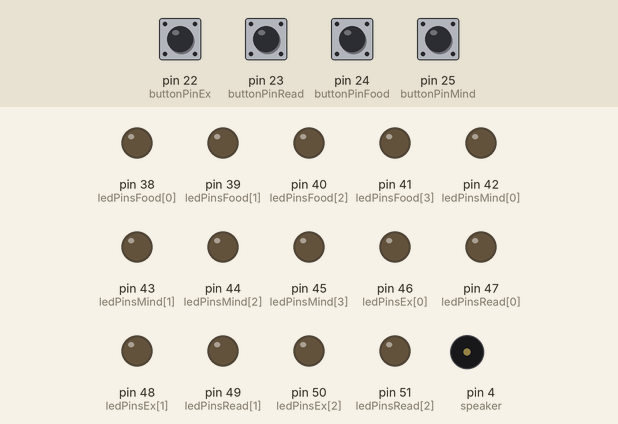
This sketch was run on a simulated Arduino Mega 2560, built with avr-gcc and run on an emulated ATmega2560. Parts: output pins drawn as LEDs (lit = HIGH), buzzer (waves = sounding). The inputs (shaded band) are chosen by the test bench; at power-on: pin 22 (buttonPinEx), pin 23 (buttonPinRead), pin 24 (buttonPinFood), pin 25 (buttonPinMind) HIGH.

Above: at 1.2 s.
1.3 s: pin 22 (buttonPinEx) pulled LOW for 0.15 s
At 2.1 s:
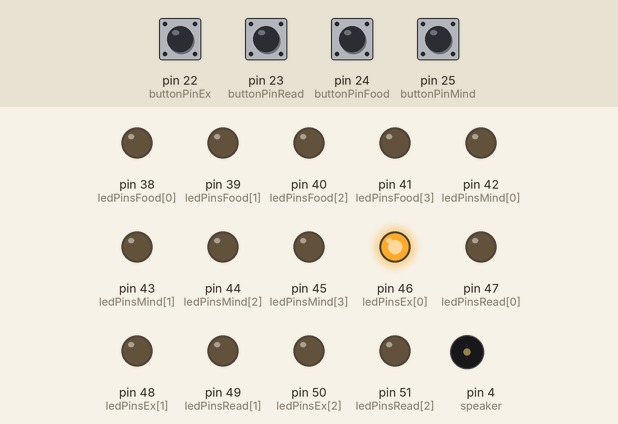
2.9 s: pin 23 (buttonPinRead) pulled LOW for 0.15 s
At 3.4 s:
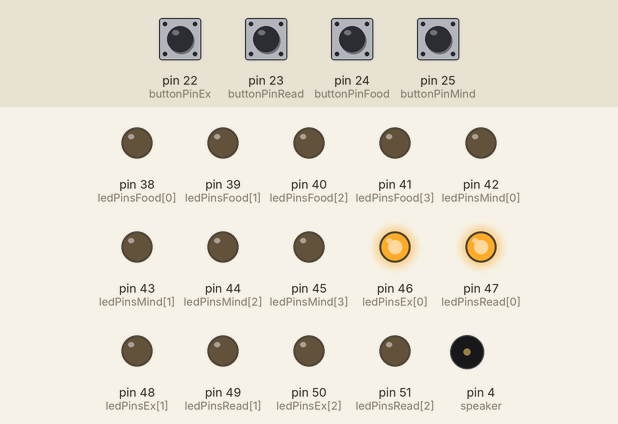
4.5 s: pin 24 (buttonPinFood) pulled LOW for 0.15 s
At 5.7 s:
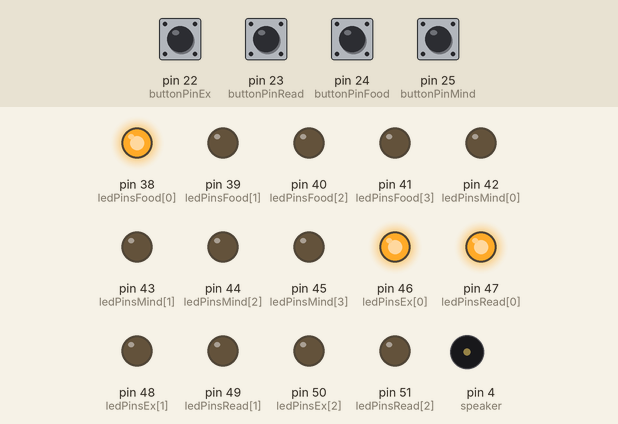
6.1 s: pin 25 (buttonPinMind) pulled LOW for 0.15 s
At 7.0 s:
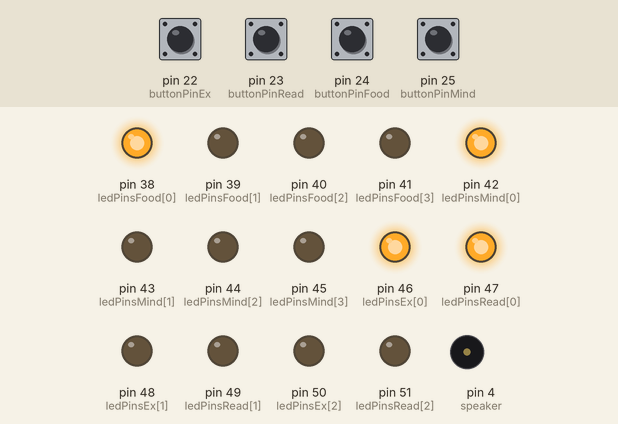
7.7 s: pin 22 (buttonPinEx) pulled LOW for 1 s
At 8.6 s:
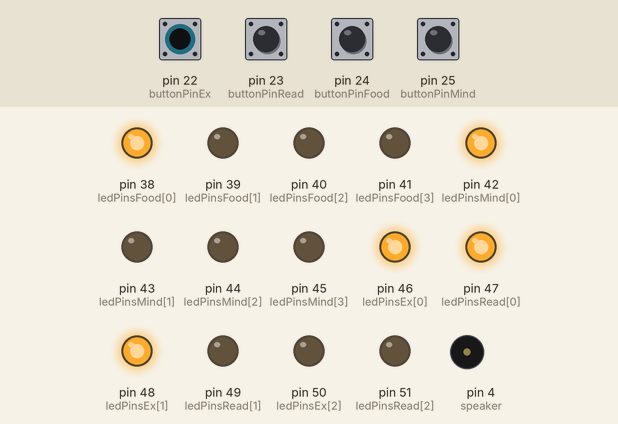
10.2 s: pin 23 (buttonPinRead) pulled LOW for 1 s
At 11.7 s:
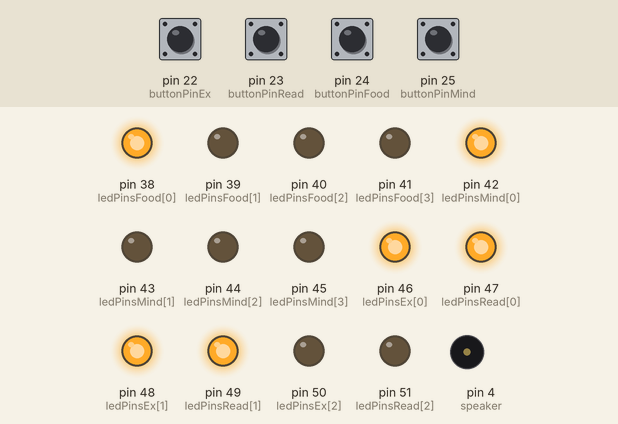
Timing chart, 0 to 13.2 s (numbered marks = the images above; inputs shaded):
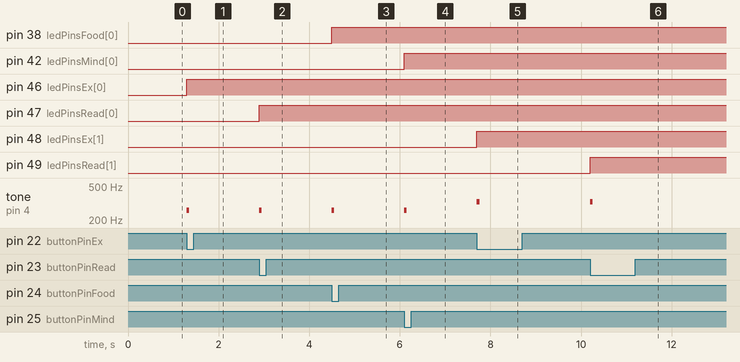

The sketch:

Habit_Tracker.ino
```cpp
const int buttonPinEx = 22;
const int buttonPinRead = 23;
const int buttonPinMind = 25;
const int buttonPinFood = 24;
const int ledPinsEx[] = { 46, 48, 50, 52 };
const int ledPinsRead[] = { 47, 49, 51, 53};
const int ledPinsMind[] = { 42, 43, 44, 45 };
const int ledPinsFood[] = { 38, 39, 40, 41 };
int currentLedEx = 0;
int currentLedRead = 0;
int currentLedMind = 0;
int currentLedFood = 0;
bool isOnEx = false;
bool isOnRead = false;
bool isOnMind = false;
bool isOnFood = false;
int speaker = 4;

void setup() {

  pinMode(buttonPinEx, INPUT_PULLUP);
  for (int i = 0; i < 4; i++) {
    pinMode(ledPinsEx[i], OUTPUT);
    digitalWrite(ledPinsEx[i], LOW);
  }

  pinMode(buttonPinRead, INPUT_PULLUP);
  for (int i = 0; i < 4; i++) {
    pinMode(ledPinsRead[i], OUTPUT);
    digitalWrite(ledPinsRead[i], LOW);
  }

  pinMode(buttonPinMind, INPUT_PULLUP);
  for (int i = 0; i < 4; i++) {
    pinMode(ledPinsMind[i], OUTPUT);
    digitalWrite(ledPinsMind[i], LOW);
  }

  pinMode(buttonPinFood, INPUT_PULLUP);
  for (int i = 0; i < 4; i++) {
    pinMode(ledPinsFood[i], OUTPUT);
    digitalWrite(ledPinsFood[i], LOW);
  }
}

void loop() {
  int buttonStateEx = digitalRead(buttonPinEx);
  int buttonStateRead = digitalRead(buttonPinRead);
  int buttonStateMind = digitalRead(buttonPinMind);
  int buttonStateFood = digitalRead(buttonPinFood);

  // EXERCIZE -------------------------------------
  if (buttonStateEx == LOW && !isOnEx) {
    isOnEx = true;
    digitalWrite(ledPinsEx[currentLedEx], HIGH);
    if (currentLedEx == 0) {
      tone(speaker, 261.6, 50);
    } else if (currentLedEx == 1) {
      tone(speaker, 329.6, 60);
    } else if (currentLedEx == 2) {
      tone(speaker, 392, 50);
    } else if (currentLedEx == 3) {
      tone(speaker, 532.2, 50);
    }
    if (currentLedEx == 3) {
      delay(800);
      fanfare();
    }
    currentLedEx = (currentLedEx + 1);  // Increase modulo to 5 for reset

    delay(100);
  } else if (buttonStateEx == HIGH && isOnEx) {
    isOnEx = false;
    delay(100);
  }

  // Check if the button was pressed five times to reset
  if (currentLedEx == 5 && !isOnEx) {
    for (int i = 0; i < 4; i++) {
      digitalWrite(ledPinsEx[i], LOW);  // Turn off all LEDs
    }
    currentLedEx = 0;  // Reset the LED sequence
  }

  // READ -------------------------------------
  if (buttonStateRead == LOW && !isOnRead) {
    isOnRead = true;
    digitalWrite(ledPinsRead[currentLedRead], HIGH);
    if (currentLedRead == 0) {
      tone(speaker, 261.6, 50);
    } else if (currentLedRead == 1) {
      tone(speaker, 329.6, 60);
    } else if (currentLedRead == 2) {
      tone(speaker, 392, 50);
    } else if (currentLedRead == 3) {
      tone(speaker, 532.2, 50);
    }
    if (currentLedRead == 3) {
      delay(800);
      fanfare();
    }
    currentLedRead = (currentLedRead + 1);  // Increase modulo to 5 for reset

    delay(100);
  } else if (buttonStateRead == HIGH && isOnRead) {
    isOnRead = false;
    delay(100);
  }

  // Check if the button was pressed five times to reset
  if (currentLedRead == 5 && !isOnRead) {
    for (int i = 0; i < 4; i++) {
      digitalWrite(ledPinsRead[i], LOW);  // Turn off all LEDs
    }
    currentLedRead = 0;  // Reset the LED sequence
  }

  // MIND -------------------------------------
  if (buttonStateMind == LOW && !isOnMind) {
    isOnMind = true;
    digitalWrite(ledPinsMind[currentLedMind], HIGH);
    if (currentLedMind == 0) {
      tone(speaker, 261.6, 50);
    } else if (currentLedMind == 1) {
      tone(speaker, 329.6, 60);
    } else if (currentLedMind == 2) {
      tone(speaker, 392, 50);
    } else if (currentLedMind == 3) {
      tone(speaker, 532.2, 50);
    }
    if (currentLedMind == 3) {
      delay(800);
      fanfare();
    }
    currentLedMind = (currentLedMind + 1);  // Increase modulo to 5 for reset

    delay(100);
  } else if (buttonStateMind == HIGH && isOnMind) {
    isOnMind = false;
    delay(100);
  }

  // Check if the button was pressed five times to reset
  if (currentLedMind == 5 && !isOnMind) {
    for (int i = 0; i < 4; i++) {
      digitalWrite(ledPinsMind[i], LOW);  // Turn off all LEDs
    }
    currentLedMind = 0;  // Reset the LED sequence
  }

  // FOOD -------------------------------------
  if (buttonStateFood == LOW && !isOnFood) {
    isOnFood = true;
    digitalWrite(ledPinsFood[currentLedFood], HIGH);
    if (currentLedFood == 0) {
      tone(speaker, 261.6, 50);
    } else if (currentLedFood == 1) {
      tone(speaker, 329.6, 60);
    } else if (currentLedFood == 2) {
      tone(speaker, 392, 50);
    } else if (currentLedFood == 3) {
      tone(speaker, 532.2, 50);
    }
    if (currentLedFood == 3) {
      delay(800);
      fanfare();
    }
    currentLedFood = (currentLedFood + 1);  // Increase modulo to 5 for reset

    delay(100);
  } else if (buttonStateFood == HIGH && isOnFood) {
    isOnFood = false;
    delay(100);
  }

  // Check if the button was pressed five times to reset
  if (currentLedFood == 5 && !isOnFood) {
    for (int i = 0; i < 4; i++) {
      digitalWrite(ledPinsFood[i], LOW);  // Turn off all LEDs
    }
    currentLedFood = 0;  // Reset the LED sequence
  }
}  //loop bracket

void fanfare() {
  tone(speaker, 196, 200);
  delay(200);
  tone(speaker, 261.0, 200);
  delay(200);
  tone(speaker, 329.0, 200);
  delay(200);
  tone(speaker, 392.0, 400);
  delay(400);
  tone(speaker, 329.0, 200);
  delay(200);
  tone(speaker, 392.0, 800);
  delay(800);
}
```

Measured:
- after the input at 1.3 s, pin 46 (ledPinsEx[0]): LOW → HIGH at once; tone on pin 4 (speaker): silent → 261 Hz at once, → silent 0.05 s later
- after the input at 2.9 s, pin 47 (ledPinsRead[0]): LOW → HIGH at once; tone on pin 4 (speaker): silent → 261 Hz at once, → silent 0.05 s later
- after the input at 4.5 s, pin 38 (ledPinsFood[0]): LOW → HIGH at once; tone on pin 4 (speaker): silent → 261 Hz at once, → silent 0.05 s later
- after the input at 6.1 s, pin 42 (ledPinsMind[0]): LOW → HIGH at once; tone on pin 4 (speaker): silent → 261 Hz at once, → silent 0.05 s later
- after the input at 7.7 s, pin 48 (ledPinsEx[1]): LOW → HIGH at once; tone on pin 4 (speaker): silent → 329 Hz at once, → silent 0.06 s later
- after the input at 10.2 s, pin 49 (ledPinsRead[1]): LOW → HIGH at once; tone on pin 4 (speaker): silent → 329 Hz at once, → silent 0.06 s later
